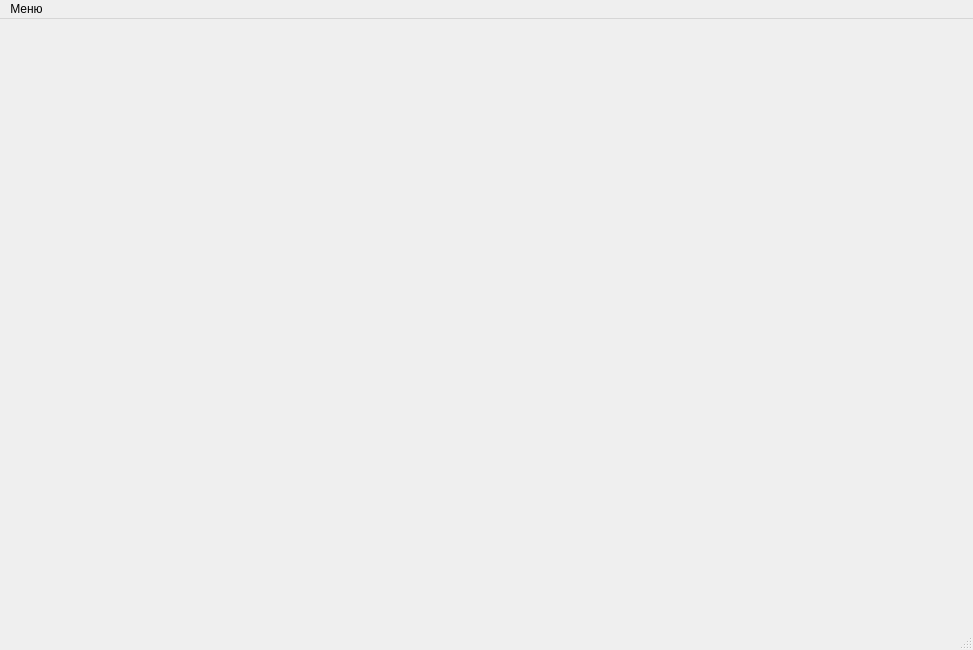
<?xml version="1.0" encoding="UTF-8"?>
<ui version="4.0">
 <class>MainWindow</class>
 <widget class="QMainWindow" name="MainWindow">
  <property name="geometry">
   <rect>
    <x>0</x>
    <y>0</y>
    <width>973</width>
    <height>650</height>
   </rect>
  </property>
  <property name="windowTitle">
   <string>MainWindow</string>
  </property>
  <widget class="QWidget" name="centralwidget">
   <layout class="QGridLayout" name="gridLayout">
    <property name="leftMargin">
     <number>10</number>
    </property>
    <property name="topMargin">
     <number>10</number>
    </property>
    <property name="rightMargin">
     <number>10</number>
    </property>
    <property name="bottomMargin">
     <number>10</number>
    </property>
    <item row="0" column="0">
     <widget class="QStackedWidget" name="stackedWidget">
      <property name="currentIndex">
       <number>0</number>
      </property>
      <widget class="QWidget" name="blankPage"/>
     </widget>
    </item>
   </layout>
  </widget>
  <widget class="QMenuBar" name="menubar">
   <property name="geometry">
    <rect>
     <x>0</x>
     <y>0</y>
     <width>973</width>
     <height>23</height>
    </rect>
   </property>
   <widget class="QMenu" name="menu">
    <property name="title">
     <string>Меню</string>
    </property>
    <addaction name="showGraphics"/>
    <addaction name="showTable"/>
   </widget>
   <addaction name="menu"/>
  </widget>
  <widget class="QStatusBar" name="statusbar"/>
  <action name="showGraphics">
   <property name="text">
    <string>Отрисовка</string>
   </property>
  </action>
  <action name="showTable">
   <property name="text">
    <string>Информация</string>
   </property>
  </action>
 </widget>
 <resources/>
 <connections/>
</ui>
